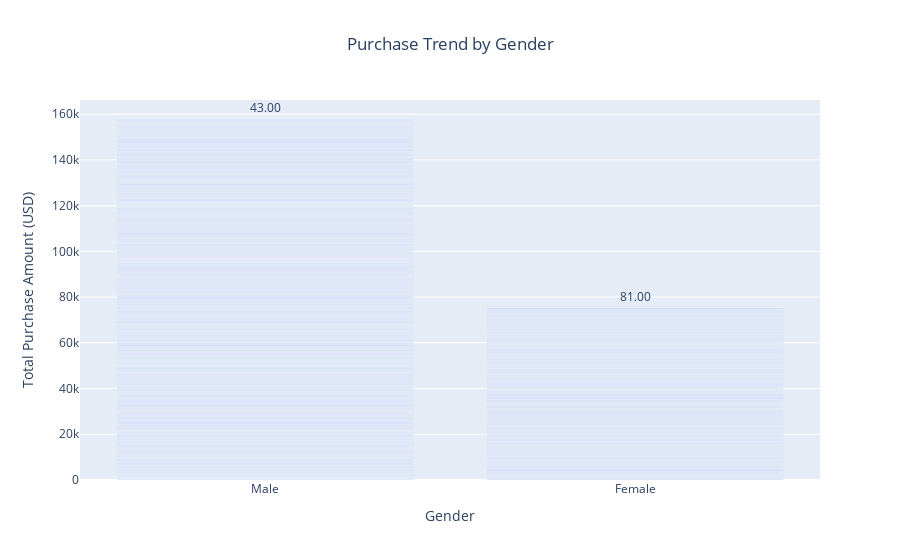

Write notebook code for a chart like this one.
### Markdown cell above
Purchase Trend by Gender

### Code cell
fig = px.bar(df,
    x = 'Gender',
    y = 'Purchase Amount (USD)',
    title = 'Purchase Trend by Gender',
    labels = {'Gender':'Gender', 'Purchase Amount(USD)':'Total Purchase Amount(USD)'},
    text = 'Purchase Amount (USD)'
)

fig.update_traces(texttemplate='%{text:.2f}', textposition='outside')
fig.update_layout(
    xaxis_title="Gender",
    yaxis_title="Total Purchase Amount (USD)",
    title_x=0.5,
    template='plotly'
)

### Figure 1 — Plotly figure (JSON) as saved in the notebook; plotly's stock layout.template omitted (floating-point values rounded to 4 significant figures; data arrays with more than 128 entries replaced by an {"elided": "..."} marker saying what was removed)
{"data": [{"alignmentgroup": "True", "hovertemplate": "Gender=%{x}<br>Purchase Amount (USD)=%{text}<extra></extra>", "legendgroup": "", "marker": {"color": "#636efa", "pattern": {"shape": ""}}, "name": "", "offsetgroup": "", "orientation": "v", "showlegend": false, "text": {"elided": "3900 int values"}, "textposition": "outside", "texttemplate": "%{text:.2f}", "type": "bar", "x": {"elided": "3900 str values"}, "xaxis": "x", "y": {"elided": "3900 int values"}, "yaxis": "y"}], "layout": {"autosize": true, "barmode": "relative", "legend": {"tracegroupgap": 0}, "title": {"text": "Purchase Trend by Gender", "x": 0.5}, "xaxis": {"anchor": "y", "autorange": true, "domain": [0, 1], "range": [-0.5, 1.5], "title": {"text": "Gender"}, "type": "category"}, "yaxis": {"anchor": "x", "autorange": true, "domain": [0, 1], "range": [0, 166200], "title": {"text": "Total Purchase Amount (USD)"}, "type": "linear"}}}
